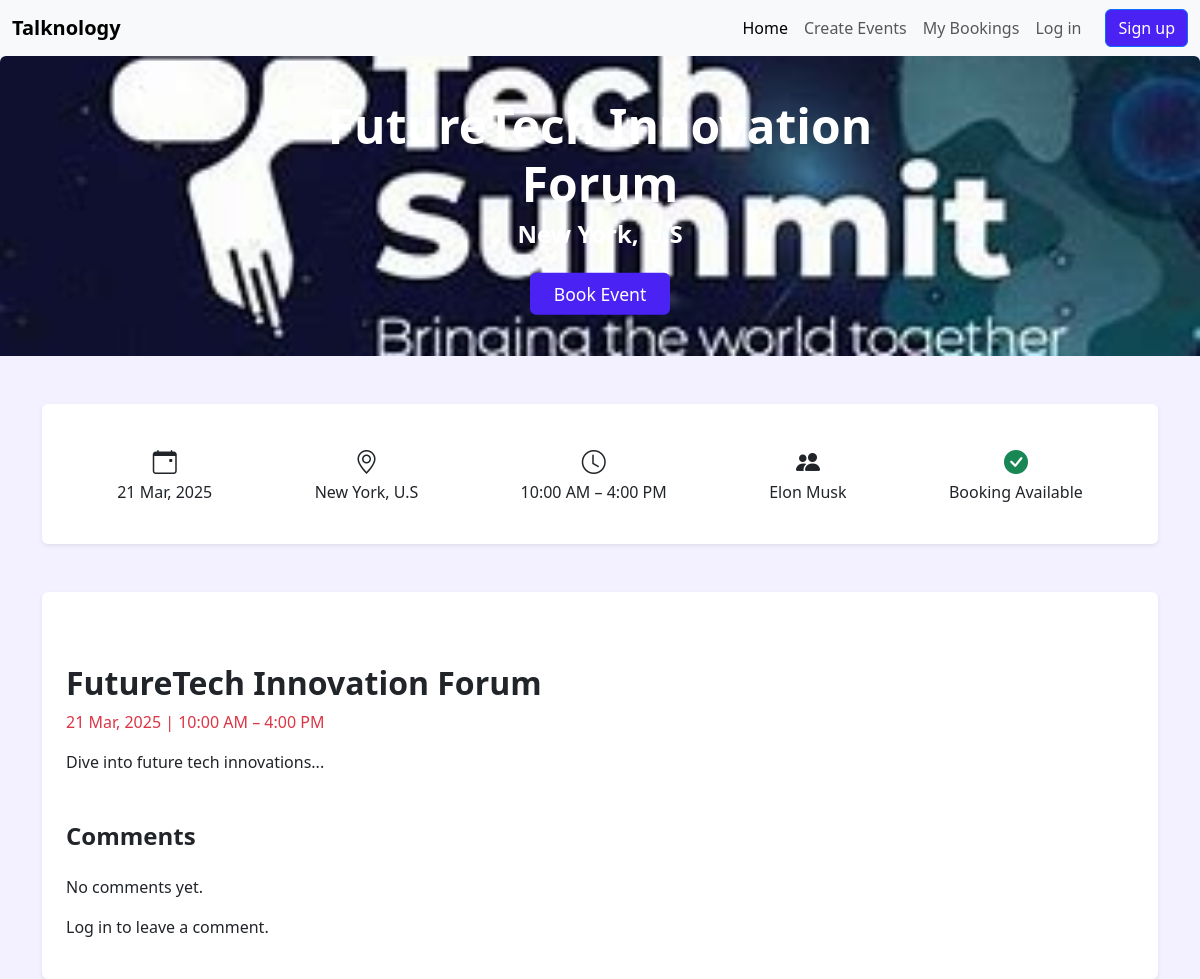
/event/2, run on an earlier commit of the app's database.
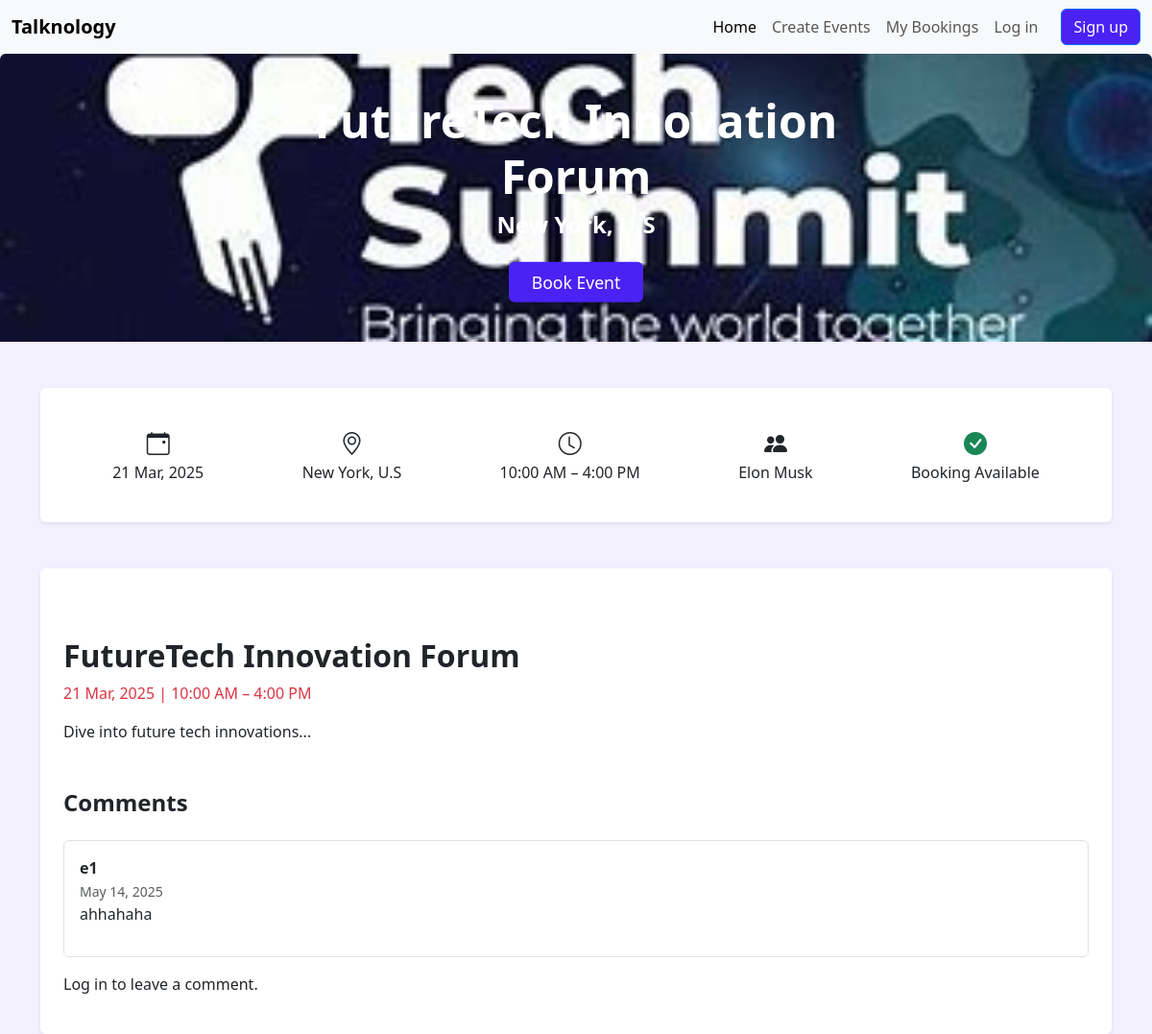
And on a later commit of the database.
### databaseCreator.py (models this page shows)
class Comment(db.Model):
    comment_id = db.Column(db.Integer, primary_key=True)
    content = db.Column(db.Text, nullable=False)
    user_id = db.Column(db.Integer, db.ForeignKey('user.user_id'), nullable=False)
    event_id = db.Column(db.Integer, db.ForeignKey('event.event_id'), nullable=False)
    date_posted = db.Column(db.DateTime, default=datetime.utcnow)

class User(db.Model):
    user_id = db.Column(db.Integer, primary_key=True)
    username = db.Column(db.String(100), nullable=False, unique=True)
    email = db.Column(db.String(120), nullable=False, unique=True)
    password = db.Column(db.String(100), nullable=False)
    events = db.relationship('Event', backref='owner', lazy=True)
    bookings = db.relationship('Booking', backref='user', lazy=True)
    comments = db.relationship('Comment', backref='user', lazy=True)

### eventDetail.py (the view, shortened to what this page needs)
    @app.route('/event/<event_id>', methods=['GET', 'POST'])
    def event_detail(event_id):
        form = CommentForm()
        event = events.get(event_id)
        if not event:
            return "Event not found", 404
        db_comments = DBComment.query.filter_by(
            event_id=int(event_id)
        ).all()
        comments = [
            Comment(c.user.username, c.content, c.date_posted.strftime("%b %d, %Y"))
            for c in db_comments
        ]
        return render_template(
            'eventDetail.html',
            event     = event,
            comments  = comments,
            form      = form,
            can_comment = ('user_id' in session)
        )

### eventDetail.py (called while the page is built, shortened)
def init_eventDetail(app):
    @app.route('/event/<event_id>', methods=['GET', 'POST'])
    def event_detail(event_id):
        form = CommentForm()
        event = events.get(event_id)
        if not event:
            return "Event not found", 404
        db_comments = DBComment.query.filter_by(
            event_id=int(event_id)
        ).all()
        comments = [
            Comment(c.user.username, c.content, c.date_posted.strftime("%b %d, %Y"))
            for c in db_comments
        ]
        return render_template(
            'eventDetail.html',
            event     = event,
            comments  = comments,
            form      = form,
            can_comment = ('user_id' in session)
        )

### Templates/eventDetail.html (shortened to what this page needs)
<!DOCTYPE html>
<html lang="en">
<head>
  <link href="https://cdn.jsdelivr.net/npm/bootstrap@5.3.3/dist/css/bootstrap.min.css" rel="stylesheet">
  <link href="https://cdn.jsdelivr.net/npm/bootstrap-icons@1.10.5/font/bootstrap-icons.css" rel="stylesheet">
  <link rel="stylesheet" href="{{ url_for('static', filename='style/eventDetail.css') }}">
</head>
<body class="bg-light-purple">
  <nav class="navbar navbar-expand-lg bg-body-tertiary">
    <div class="container-fluid">
      <a class="navbar-brand fw-bold" href="/">Talknology</a>
      <div class="collapse navbar-collapse justify-content-end" id="navbarNav">
        <ul class="navbar-nav me-3">
          <li class="nav-item"><a class="nav-link active" href="index.html">Home</a></li>
          <li class="nav-item"><a class="nav-link" href="/createEvents.html">Create Events</a></li>
          <li class="nav-item"><a class="nav-link" href="/myBooking.html">My Bookings</a></li>
            {% if session.user_id %}
    <li class="nav-item">
      <a class="nav-link" href="/logout">Log out</a>
    </li>
  {% else %}
    <li class="nav-item">
      <a class="nav-link" href="/logIn.html">Log in</a>
    </li>
  {% endif %}
        </ul>
        <a class="btn btn-primary signup-btn" href="/Register.html">Sign up</a>
      </div>
    </div>
  </nav>
  <div class="position-relative text-white text-center">
    <img src="{{ url_for('static', filename=event.image) }}" class="event-img" alt="Event Banner">
    <div class="position-absolute top-50 start-50 translate-middle">
      <h1 class="fw-bold display-5 text-shadow title">{{ event.title }}</h1>
      <h4 class="fw-semibold text-shadow">{{ event.city }}</h4>
      <a href="/checkOut.html" class="btn btn-primary mt-3 px-4 py-2 booking-btn">Book Event</a>
    </div>
  </div>
  <div class="container mt-5">
    <div class="bg-white rounded shadow-sm p-4 d-flex justify-content-around flex-wrap text-center">
      <div class="p-3">
        <i class="bi bi-calendar-event fs-4"></i>
        <p class="mb-0">{{ event.date }}</p>
      </div>
      <div class="p-3">
        <i class="bi bi-geo-alt fs-4"></i>
        <p class="mb-0">{{ event.city }}</p>
      </div>
      <div class="p-3">
        <i class="bi bi-clock fs-4"></i>
        <p class="mb-0">{{ event.time }}</p>
      </div>
      <div class="p-3">
        <i class="bi bi-people-fill fs-4"></i>
        <p class="mb-0">{{ event.speaker }}</p>
      </div>
      <div class="p-3">
        <i class="bi bi-check-circle-fill text-success fs-4"></i>
        <p class="mb-0">{{ event.status }}</p>
      </div>
    </div>
    <div class="container mt-5 bg-white rounded shadow-sm p-4">
      <div class="mt-5">
        <h2 class="fw-bold">{{ event.title }}</h2>
        <p class="text-danger">{{ event.date }} | {{ event.time }}</p>
        <p>{{ event.description }}</p>
      </div>
      <div class="mt-5">
        <div class="d-flex justify-content-between align-items-center mb-3">
          <h4 class="fw-bold">Comments</h4>
        </div>
        {% for comment in comments %}
          <div class="border rounded p-3 mb-2">
            <strong>{{ comment.user }}</strong><br/>
            <small class="text-muted">{{ comment.created_at }}</small>
            <p>{{ comment.text }}</p>
          </div>
        {% else %}
          <p>No comments yet.</p>
        {% endfor %}
        {% if session.get('user_id') %}
          <form method="POST" class="mt-3">
            {{ form.hidden_tag() }}
            <div class="mb-3">
              {{ form.text.label(class="form-label") }}
              {{ form.text(class="form-control", rows=3) }}
            </div>
            {{ form.submit(class="btn btn-primary comment-btn") }}
          </form>
        {% else %}
          <p class="mt-3">
            Log in to leave a comment.
          </p>
        {% endif %}
      </div>
    </div>
  </div>
</body>
</html>

### static/style/eventDetail.css (style rules this page uses)
body { background-color: #f3f0ff; }
.event-img { height: 300px; object-fit: cover; width: 100%; border-top-left-radius: 0.375rem; border-top-right-radius: 0.375rem; }
.signup-btn { background-color: #4A22F4; }
.booking-btn { padding: 0.5rem 2.5rem; font-size: 1.1rem; background-color: #4A22F4; border: none; }
.title { font-size: xxx-large; }

What changed in the data, as far as the page shows it:
added Comment: user "e1", created_at "May 14, 2025", text "ahhahaha"
Also different on the page:
text no longer shown: "No comments yet."
